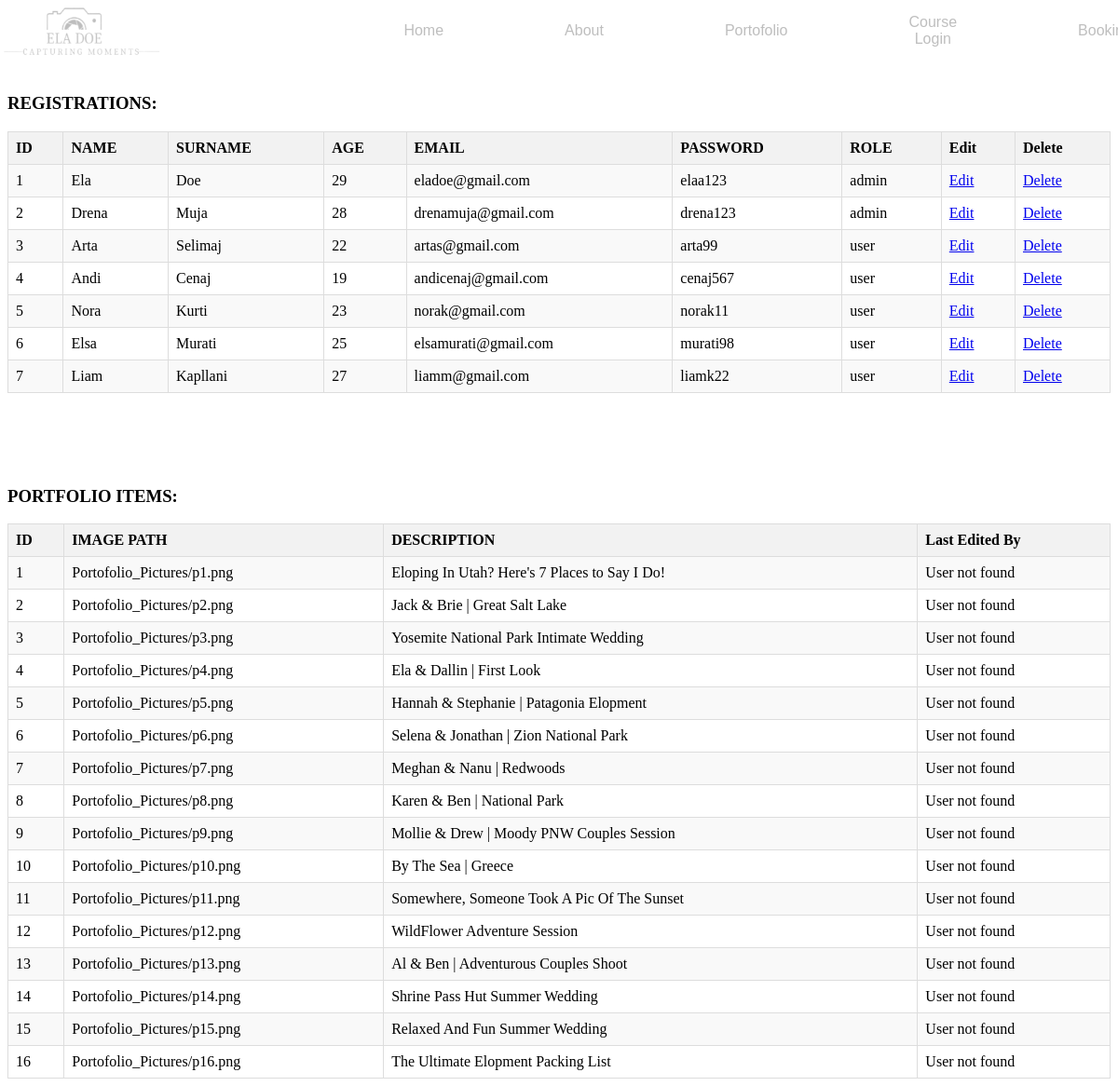
/dashboard.php, run on an earlier commit of the app's database.
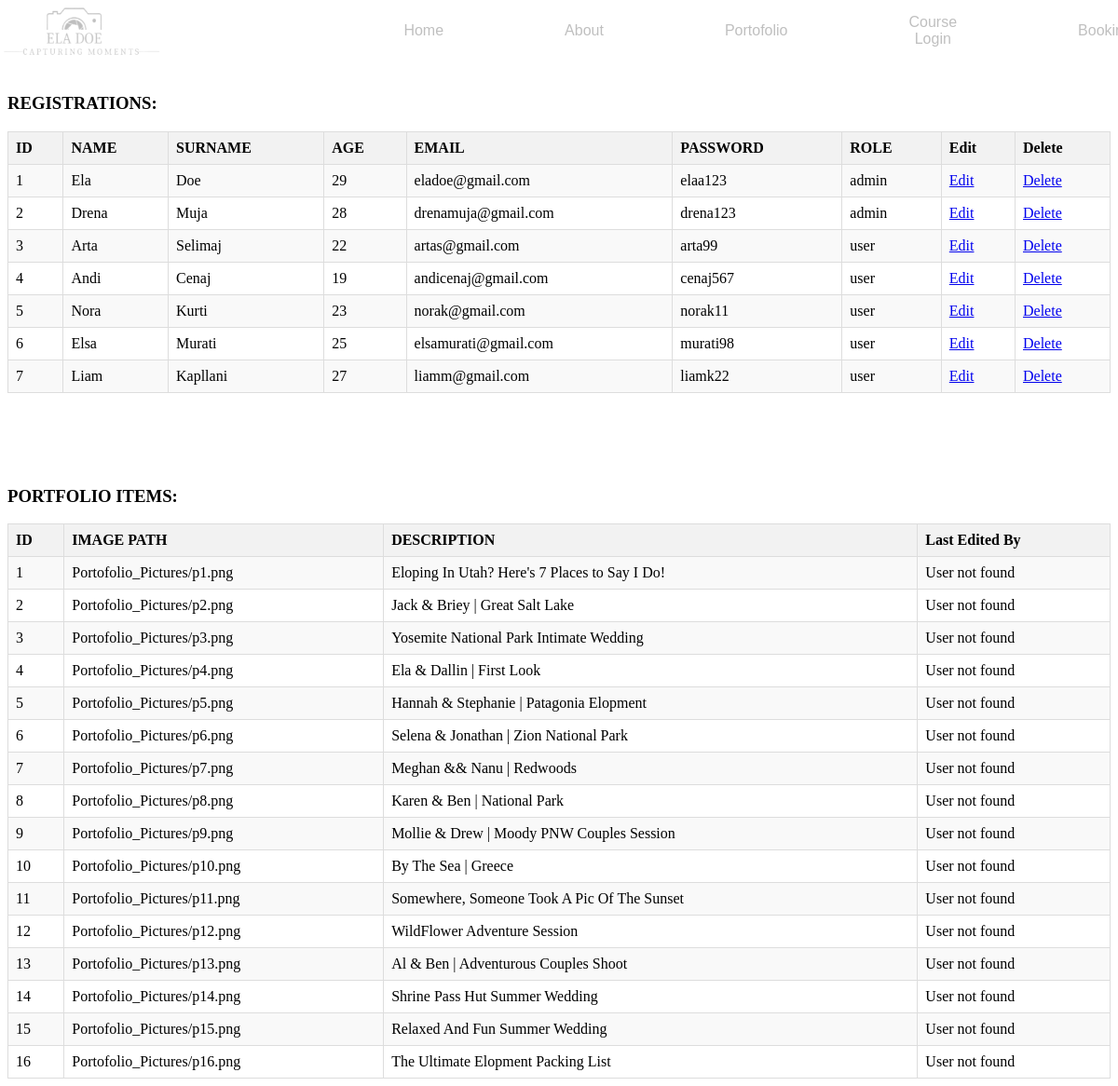
And on a later commit of the database.
### tables this page shows
CREATE TABLE `user` (
  `id` int(11) NOT NULL,
  `name` varchar(20) NOT NULL,
  `surname` varchar(30) NOT NULL,
  `age` int(11) NOT NULL,
  `email` varchar(20) NOT NULL,
  `password` varchar(20) NOT NULL,
  `roli` varchar(20) NOT NULL DEFAULT 'user'
);

CREATE TABLE `portofolio` (
  `id` int(11) NOT NULL,
  `image_path` varchar(255) NOT NULL,
  `description` text NOT NULL,
  `last_edited_by` int(11) DEFAULT NULL
);

### userRepository.php (called while the page is built, shortened)
<?php
    include_once"databaseConnection.php";
    class userRepository{
        private $connection;
        function __construct(){
            $conn = new DatabaseConnection;
            $this->connection = $conn->startConnection();
        }
        function getAllUsers(){
            $conn = $this->connection;
            $sql = "SELECT * FROM user";
            $statement = $conn->query($sql);
            $users = $statement->fetchAll();
            return $users;
        }
        function getUserById($id){
            $conn = $this->connection;
            $sql = "SELECT * FROM user WHERE id=?";
            $statement = $conn->prepare($sql);
            $statement->execute([$id]);
            $user=$statement->fetch();
            return $user;
        }
    }
?>

### databaseConnection.php (called while the page is built)
<?php
     class DatabaseConnection{
        private $host = "localhost";
        private $username = "root";
        private $password = "";
        private $database = "web_project";
     function startConnection(){
         try{
             $conn = new PDO("mysql:host=$this->host;dbname=$this->database", $this->username, $this->password);
             $conn->setAttribute(PDO::ATTR_ERRMODE, PDO::ERRMODE_EXCEPTION);
             if(!$conn){
                 return null;
             }else{
                 return $conn;
             }
         }catch(PDOException $e){
            echo "Connection failed ". $e->getMessage();
             return null;
         }
     }
 }
?>

### PortofolioRepository.php (called while the page is built, shortened)
<?php
include_once "DatabaseConnection.php";
class PortofolioRepository
{
    private $connection;
    public function __construct()
    {
        $dbConnection = new DatabaseConnection;
        $this->connection = $dbConnection->startConnection();
    }
    public function getAllPortofolios()
    {
        $sql = "SELECT * FROM portofolio";
        $statement = $this->connection->query($sql);
        $portofolios = [];
        if ($statement->rowCount() > 0) {
            while ($row = $statement->fetch(PDO::FETCH_ASSOC)) {
                $portofolios[] = $row;
            }
        }
        return $portofolios;
    }
}
?>

### dashboard.php (the view, shortened to what this page needs)
<?php
include_once "databaseConnection.php";
?>
<!DOCTYPE html>
<html lang="en">
<head>
    <link rel="stylesheet" href="dashboard.css">
</head>
<body>
    <header>
        <?php
        include("Header.php");
        ?>
    </header>
    <h3 style="margin-top:100px">REGISTRATIONS:</h3>
    <table border="1">
        <tr>
            <th>ID</th>
            <th>NAME</th>
            <th>SURNAME</th>
            <th>AGE</th>
            <th>EMAIL</th>
            <th>PASSWORD</th>
            <th>ROLE</th>
            <th>Edit</th>
            <th>Delete</th>
        </tr>
        <?php
        include_once "userRepository.php";
        $userRepository = new UserRepository();
        $users = $userRepository->getAllUsers();
        foreach ($users as $User) {
            echo
                "
                <tr>
                     <td>$User[id]</td>
                     <td>$User[name]</td>
                     <td>$User[surname] </td>
                     <td>$User[age] </td>
                     <td>$User[email] </td>
                     <td>$User[password] </td>
                     <td>$User[roli]</td>
                     <td><a href='edit.php?id=$User[id]'>Edit</a> </td>
                     <td><a href='delete.php?id=$User[id]'>Delete</a></td>
                </tr>
                ";
        }
        ?>
    </table>
    <h3 style="margin-top: 100px">PORTFOLIO ITEMS:</h3>
    <table border="1">
        <tr>
            <th>ID</th>
            <th>IMAGE PATH</th>
            <th>DESCRIPTION</th>
            <th>Last Edited By</th>
        </tr>
        <?php
        include_once "PortofolioRepository.php";
        include_once "userRepository.php";
        $portofolioRepository = new PortofolioRepository();
        $portofolioData = $portofolioRepository->getAllPortofolios();
        $userRepository = new UserRepository();
        foreach ($portofolioData as $portofolioItem):
            $lastEditedById = $portofolioItem['last_edited_by'];
            $lastEditedByUser = $userRepository->getUserById($lastEditedById);
            if ($lastEditedByUser) {
                echo "
            <tr>
                <td>{$portofolioItem['id']}</td>
                <td>{$portofolioItem['image_path']}</td>
                <td>{$portofolioItem['description']}</td>
                <td>{$lastEditedByUser['id']}</td>
            </tr>
        ";
            } else {
                echo "
            <tr>
                <td>{$portofolioItem['id']}</td>
                <td>{$portofolioItem['image_path']}</td>
                <td>{$portofolioItem['description']}</td>
                <td>User not found</td>
            </tr>
        ";
            }
        endforeach;
        ?>
    </table>
</body>
</html>

### Header.php (shortened to what this page needs)
<!DOCTYPE html>
<html lang="en">
<head>
</head>
<body>
<header>
        <img src="Logo.png" alt="Logo">
        <div class="pages">
            <ul>
                <li><a href="Home.php">Home</a></li>
                <li><a href="About.php">About</a></li>
                <li><a href="Portofolio.php">Portofolio</a></li>
                <li><a href="CourseLogin.php">Course Login</a></li>
                <li> <a href="Booking.php">Booking</a></li>
            </ul>
        </div>
    </header>
</body>
</html>

### dashboard.css (style rules this page uses)
table { border-collapse: collapse; width: 100%; }
th { background-color: #f2f2f2; border: 1px solid #dddddd; text-align: left; padding: 8px; }
td { border: 1px solid #dddddd; text-align: left; padding: 8px; }
tr:nth-child(even) { background-color: #f9f9f9; }

### Header.php (style rules this page uses)
header { display: flex; position: fixed; align-items: center; top: 0; left: 0; width: 100%; height: 66px; background-color: white; z-index: 1000; overflow: hidden; opacity: 0.5; }
header img { width: 15%; height: 60px; margin: 0px; padding: 0px; align-self: center; }
.pages ul { display: flex; justify-content: space-between; align-items: center; list-style: none; padding: 0; width: 70%; }
.pages ul li { margin-left: 130px; color: black; text-align: center; font-family: sans-serif; align-items: center; }
.pages ul li a { text-decoration: none; color: black; opacity: 1; }

What changed in the data, as far as the page shows it:
changed portofolio "Portofolio_Pictures/p2.png": description "Jack & Brie | Great Salt Lake" → "Jack & Briey | Great Salt Lake"
changed portofolio "Portofolio_Pictures/p7.png": description "Meghan & Nanu | Redwoods" → "Meghan && Nanu | Redwoods"
